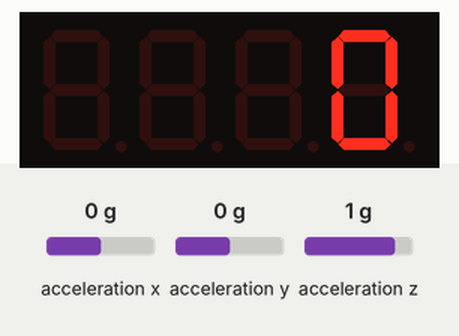
Bench run of a program on a simulated ESP32 board running MicroPython. Shown: 4-digit seven-segment display. The test bench sets the inputs (shaded band); at power-on: acceleration x 0 g, acceleration y 0 g, acceleration z 1 g. Threads take turns every 2 ms; library files of the repository ran but are not shown: tm1637.py, imu.py.

Above: at 1.4 s.
1.5 s: acceleration x set to -1.4 g
At 10.6 s:
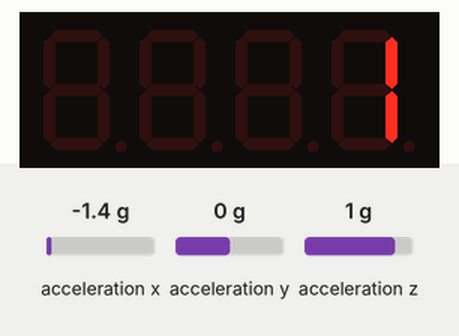
Timing chart, 0 to 12.1 s (numbered marks = the images above; inputs shaded):
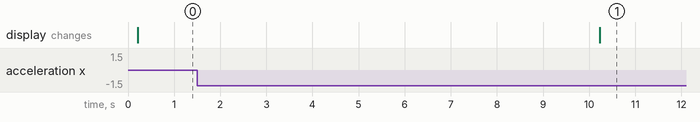

The program:

Tackling.py
```python
import tm1637
from imu import MPU6050
import time
from machine import Pin, I2C
import _thread

i2c = I2C(0, sda=Pin(21), scl=Pin(22), freq=400000)
imu = MPU6050(i2c)

tm1 = tm1637.TM1637(clk=Pin(13), dio=Pin(14))


def tacklet():
    antal_fald = 0
    acceleration = imu.accel
    tackled = False
    while True:

        if tackled == False and abs(acceleration.x) > 0.8:
            tackled = True
            #print("Spiller er opper og stå igen")

        elif tackled == True and acceleration.x < 0:
            #print("Spiller er blevet tacklet!")
            tackled = False
            antal_fald = antal_fald +1

        tm1.number(antal_fald)


        #print("acceleration.x", acceleration.x)
        #print("antal fald", antal_fald)

        time.sleep(5)

_thread.start_new_thread(tacklet,())
```

Measured:
- after the input at 1.5 s, the display: changes after 8.7 s (image 1)
